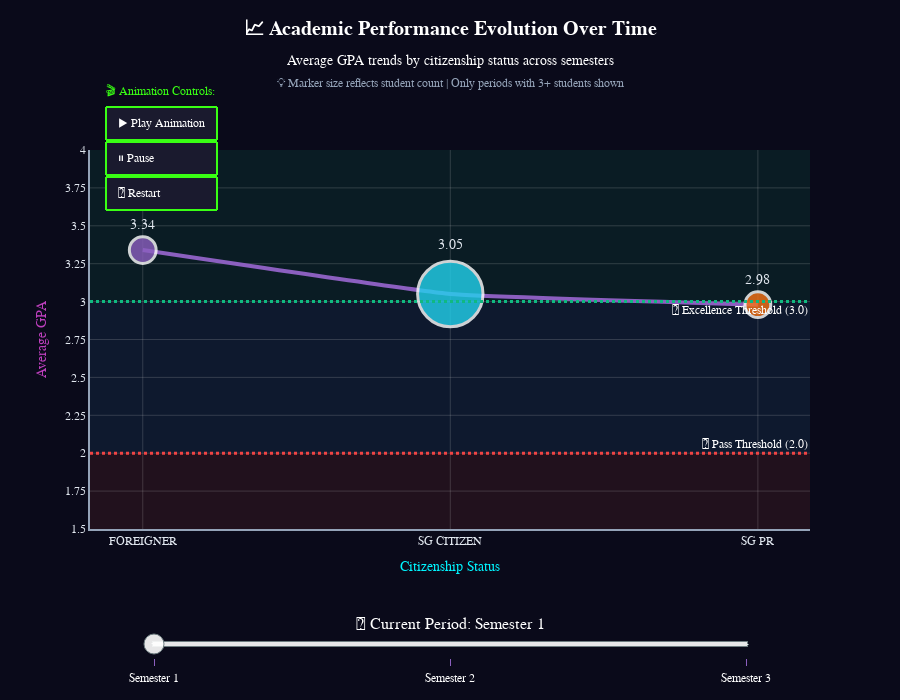

Notebook code cell kept with this figure:
### Code cell
# === CHART 4: ANIMATED GPA TRENDS OVER TIME ===
print("🎨 Creating Chart 4: Animated GPA Performance Trends...")

# Use the existing period_data which has semester GPA information
gpa_trends = period_data.groupby(['PERIOD', 'CITIZENSHIP'], as_index=False).agg({
    'GPA': ['mean', 'count']
}).round(2)

# Flatten column names
gpa_trends.columns = ['PERIOD', 'CITIZENSHIP', 'AVG_GPA', 'STUDENT_COUNT']

# Filter out periods/citizenship combinations with very few students (less than 3)
gpa_trends = gpa_trends[gpa_trends['STUDENT_COUNT'] >= 3]

# Get unique periods and citizenship types for consistent animation
periods = sorted(gpa_trends['PERIOD'].unique())
citizenship_types = sorted(gpa_trends['CITIZENSHIP'].unique())

# Create frames for animation with enhanced visuals
frames = []
for period in periods:
    period_frame = gpa_trends[gpa_trends['PERIOD'] == period]
    
    if len(period_frame) > 0:  # Only create frame if data exists
        frames.append(
            go.Frame(
                data=[
                    go.Scatter(
                        x=period_frame['CITIZENSHIP'],
                        y=period_frame['AVG_GPA'],
                        mode='markers+lines+text',
                        marker=dict(
                            size=[20 + (count/5) for count in period_frame['STUDENT_COUNT']],  # Size based on student count
                            color=citizenship_colors[:len(period_frame)],
                            line=dict(width=3, color='white'),
                            opacity=0.8,
                            symbol='circle'
                        ),
                        line=dict(
                            width=4, 
                            color=COLORS['primary'],
                            shape='spline',  # Smooth curved lines
                            smoothing=0.3
                        ),
                        text=[f"{gpa:.2f}" for gpa in period_frame['AVG_GPA']],
                        textposition='top center',
                        textfont=dict(size=14, color=COLORS['text'], family='Arial Black'),
                        hovertemplate='<b>%{x}</b><br>' +
                                    'Average GPA: %{y:.2f}<br>' +
                                    'Students: %{customdata}<br>' +
                                    'Period: ' + period + '<extra></extra>',
                        customdata=period_frame['STUDENT_COUNT'],
                        name=period,
                        connectgaps=True
                    )
                ],
                name=period
            )
        )

# Create initial frame with better styling
if len(periods) > 0:
    initial_period_data = gpa_trends[gpa_trends['PERIOD'] == periods[0]]
    
    fig4 = go.Figure(
        data=[
            go.Scatter(
                x=initial_period_data['CITIZENSHIP'],
                y=initial_period_data['AVG_GPA'],
                mode='markers+lines+text',
                marker=dict(
                    size=[20 + (count/5) for count in initial_period_data['STUDENT_COUNT']],
                    color=citizenship_colors[:len(initial_period_data)],
                    line=dict(width=3, color='white'),
                    opacity=0.8,
                    symbol='circle'
                ),
                line=dict(
                    width=4, 
                    color=COLORS['primary'],
                    shape='spline',
                    smoothing=0.3
                ),
                text=[f"{gpa:.2f}" for gpa in initial_period_data['AVG_GPA']],
                textposition='top center',
                textfont=dict(size=14, color=COLORS['text'], family='Arial Black'),
                hovertemplate='<b>%{x}</b><br>' +
                            'Average GPA: %{y:.2f}<br>' +
                            'Students: %{customdata}<br>' +
                            'Period: ' + periods[0] + '<extra></extra>',
                customdata=initial_period_data['STUDENT_COUNT'],
                name=periods[0],
                connectgaps=True
            )
        ],
        frames=frames
    )

    # Enhanced layout with dashboard theme
    fig4.update_layout(
        title=dict(
            text='<b>📈 Academic Performance Evolution Over Time</b><br>' +
                 '<sub>Average GPA trends by citizenship status across semesters</sub><br>' +
                 '<span style="font-size:12px; color:' + COLORS['text_dim'] + ';">💡 Marker size reflects student count | Only periods with 3+ students shown</span>',
            font=dict(size=20, family='Orbitron, monospace', color=COLORS['light']),
            x=0.5,
            y=0.95
        ),
        xaxis=dict(
            title=dict(text='Citizenship Status', font=dict(size=14, family='Orbitron, monospace', color=COLORS['neon_blue'])),
            gridcolor='rgba(200,200,200,0.2)',
            gridwidth=1,
            showline=True,
            linewidth=2,
            linecolor=COLORS['text_dim'],
            tickfont=dict(size=12, family='Orbitron, monospace', color=COLORS['text'])
        ),
        yaxis=dict(
            title=dict(text='Average GPA', font=dict(size=14, family='Orbitron, monospace', color=COLORS['neon_purple'])),
            range=[1.5, 4.0], 
            gridcolor='rgba(200,200,200,0.2)', 
            gridwidth=1,
            tickmode='linear',
            tick0=1.5,
            dtick=0.25,
            showline=True,
            linewidth=2,
            linecolor=COLORS['text_dim'],
            tickfont=dict(size=12, family='Orbitron, monospace', color=COLORS['text'])
        ),
        font=dict(family='Orbitron, monospace', size=12, color=COLORS['light']),
        paper_bgcolor=COLORS['dark_bg'],
        plot_bgcolor='rgba(0,0,0,0)',
        height=700,
        margin=dict(t=150, l=90, r=90, b=80),
        showlegend=False,
        
        # Enhanced animation controls with dashboard theme
        updatemenus=[
            dict(
                type='buttons',
                showactive=False,
                x=0.02,
                xanchor='left',
                y=1.12,
                yanchor='top',
                bgcolor=COLORS['card_bg'],
                bordercolor=COLORS['neon_green'],
                borderwidth=2,
                font=dict(color=COLORS['light']),
                buttons=[
                    dict(
                        label='▶️ Play Animation',
                        method='animate',
                        args=[None, dict(
                            frame=dict(duration=1200, redraw=True), 
                            fromcurrent=True,
                            transition=dict(duration=400, easing='cubic-in-out')
                        )]
                    ),
                    dict(
                        label='⏸️ Pause',
                        method='animate',
                        args=[[None], dict(
                            frame=dict(duration=0, redraw=False), 
                            mode='immediate'
                        )]
                    ),
                    dict(
                        label='🔄 Restart',
                        method='animate',
                        args=[None, dict(
                            frame=dict(duration=1200, redraw=True), 
                            fromcurrent=False,
                            transition=dict(duration=400, easing='cubic-in-out')
                        )]
                    )
                ]
            )
        ],
        
        # Add filter label annotation
        annotations=[
            dict(
                text="🎬 Animation Controls:",
                x=0.02, y=1.18,
                xref="paper", yref="paper",
                showarrow=False,
                font=dict(size=12, family='Orbitron, monospace', color=COLORS['neon_green'])
            )
        ],
        
        # Enhanced slider with better styling
        sliders=[
            dict(
                active=0,
                yanchor='top',
                xanchor='left',
                currentvalue=dict(
                    font=dict(size=16, family='Arial Black'), 
                    prefix='📅 Current Period: ', 
                    visible=True, 
                    xanchor='center'
                ),
                transition=dict(duration=400, easing='cubic-in-out'),
                pad=dict(b=10, t=60),
                len=0.85,
                x=0.075,
                y=-0.05,
                bgcolor='rgba(255,255,255,0.9)',
                bordercolor=COLORS['neutral'],
                borderwidth=1,
                tickcolor=COLORS['primary'],
                steps=[
                    dict(
                        args=[[period], dict(
                            frame=dict(duration=400, redraw=True), 
                            mode='immediate',
                            transition=dict(duration=400, easing='cubic-in-out')
                        )],
                        label=period,
                        method='animate',
                        value=period
                    ) for period in periods
                ]
            )
        ]
    )

    # Add enhanced reference lines with dashboard colors
    fig4.add_hline(
        y=2.0, 
        line_dash="dot", 
        line_color=COLORS['danger'], 
        line_width=3,
        annotation_text="🎯 Pass Threshold (2.0)",
        annotation_position="top right"
    )

    fig4.add_hline(
        y=3.0, 
        line_dash="dot", 
        line_color=COLORS['success'], 
        line_width=3,
        annotation_text="🌟 Excellence Threshold (3.0)",
        annotation_position="bottom right"
    )

    # Add subtle gradient effect with shapes using dashboard colors
    fig4.add_shape(
        type="rect",
        xref="paper", yref="y",
        x0=0, y0=3.0, x1=1, y1=4.0,
        fillcolor=f"rgba({int(COLORS['success'][1:3], 16)}, {int(COLORS['success'][3:5], 16)}, {int(COLORS['success'][5:7], 16)}, 0.1)",
        layer="below",
        line_width=0,
    )
    
    fig4.add_shape(
        type="rect",
        xref="paper", yref="y",
        x0=0, y0=2.0, x1=1, y1=3.0,
        fillcolor="rgba(52, 152, 219, 0.1)",
        layer="below",
        line_width=0,
    )
    
    fig4.add_shape(
        type="rect",
        xref="paper", yref="y",
        x0=0, y0=1.5, x1=1, y1=2.0,
        fillcolor="rgba(231, 76, 60, 0.1)",
        layer="below",
        line_width=0,
    )

    fig4.show()
    print("✅ Chart 4 completed!")
else:
    print("⚠️ No sufficient data for GPA trends animation")

### Figure 1 — Plotly figure (JSON) as saved in the notebook; plotly's stock layout.template omitted (floating-point values rounded to 4 significant figures)
{"data": [{"connectgaps": true, "customdata": [34, 227, 29], "hovertemplate": "<b>%{x}</b><br>Average GPA: %{y:.2f}<br>Students: %{customdata}<br>Period: Semester 1<extra></extra>", "line": {"color": "#8B5FBF", "shape": "spline", "smoothing": 0.3, "width": 4}, "marker": {"color": ["#8B5FBF", "#22D3EE", "#F97316"], "line": {"color": "white", "width": 3}, "opacity": 0.8, "size": [26.8, 65.4, 25.8], "symbol": "circle"}, "mode": "markers+lines+text", "name": "Semester 1", "text": ["3.34", "3.05", "2.98"], "textfont": {"color": "#E2E8F0", "family": "Arial Black", "size": 14}, "textposition": "top center", "type": "scatter", "x": ["FOREIGNER", "SG CITIZEN", "SG PR"], "y": [3.34, 3.05, 2.98]}], "layout": {"annotations": [{"font": {"color": "#39FF14", "family": "Orbitron, monospace", "size": 12}, "showarrow": false, "text": "🎬 Animation Controls:", "x": 0.02, "xref": "paper", "y": 1.18, "yref": "paper"}, {"showarrow": false, "text": "🎯 Pass Threshold (2.0)", "x": 1, "xanchor": "right", "xref": "x domain", "y": 2, "yanchor": "bottom", "yref": "y"}, {"showarrow": false, "text": "🌟 Excellence Threshold (3.0)", "x": 1, "xanchor": "right", "xref": "x domain", "y": 3, "yanchor": "top", "yref": "y"}], "font": {"color": "#FFFFFF", "family": "Orbitron, monospace", "size": 12}, "height": 700, "margin": {"b": 80, "l": 90, "r": 90, "t": 150}, "paper_bgcolor": "#0A0A1A", "plot_bgcolor": "rgba(0,0,0,0)", "shapes": [{"line": {"color": "#EF4444", "dash": "dot", "width": 3}, "type": "line", "x0": 0, "x1": 1, "xref": "x domain", "y0": 2, "y1": 2, "yref": "y"}, {"line": {"color": "#10B981", "dash": "dot", "width": 3}, "type": "line", "x0": 0, "x1": 1, "xref": "x domain", "y0": 3, "y1": 3, "yref": "y"}, {"fillcolor": "rgba(16, 185, 129, 0.1)", "layer": "below", "line": {"width": 0}, "type": "rect", "x0": 0, "x1": 1, "xref": "paper", "y0": 3, "y1": 4, "yref": "y"}, {"fillcolor": "rgba(52, 152, 219, 0.1)", "layer": "below", "line": {"width": 0}, "type": "rect", "x0": 0, "x1": 1, "xref": "paper", "y0": 2, "y1": 3, "yref": "y"}, {"fillcolor": "rgba(231, 76, 60, 0.1)", "layer": "below", "line": {"width": 0}, "type": "rect", "x0": 0, "x1": 1, "xref": "paper", "y0": 1.5, "y1": 2, "yref": "y"}], "showlegend": false, "sliders": [{"active": 0, "bgcolor": "rgba(255,255,255,0.9)", "bordercolor": "#6C7B7F", "borderwidth": 1, "currentvalue": {"font": {"family": "Arial Black", "size": 16}, "prefix": "📅 Current Period: ", "visible": true, "xanchor": "center"}, "len": 0.85, "pad": {"b": 10, "t": 60}, "steps": [{"args": [["Semester 1"], {"frame": {"duration": 400, "redraw": true}, "mode": "immediate", "transition": {"duration": 400, "easing": "cubic-in-out"}}], "label": "Semester 1", "method": "animate", "value": "Semester 1"}, {"args": [["Semester 2"], {"frame": {"duration": 400, "redraw": true}, "mode": "immediate", "transition": {"duration": 400, "easing": "cubic-in-out"}}], "label": "Semester 2", "method": "animate", "value": "Semester 2"}, {"args": [["Semester 3"], {"frame": {"duration": 400, "redraw": true}, "mode": "immediate", "transition": {"duration": 400, "easing": "cubic-in-out"}}], "label": "Semester 3", "method": "animate", "value": "Semester 3"}], "tickcolor": "#8B5FBF", "transition": {"duration": 400, "easing": "cubic-in-out"}, "x": 0.075, "xanchor": "left", "y": -0.05, "yanchor": "top"}], "title": {"font": {"color": "#FFFFFF", "family": "Orbitron, monospace", "size": 20}, "text": "<b>📈 Academic Performance Evolution Over Time</b><br><sub>Average GPA trends by citizenship status across semesters</sub><br><span style=\"font-size:12px; color:#94A3B8;\">💡 Marker size reflects student count | Only periods with 3+ students shown</span>", "x": 0.5, "y": 0.95}, "updatemenus": [{"bgcolor": "#1A1A2E", "bordercolor": "#39FF14", "borderwidth": 2, "buttons": [{"args": [null, {"frame": {"duration": 1200, "redraw": true}, "fromcurrent": true, "transition": {"duration": 400, "easing": "cubic-in-out"}}], "label": "▶️ Play Animation", "method": "animate"}, {"args": [[null], {"frame": {"duration": 0, "redraw": false}, "mode": "immediate"}], "label": "⏸️ Pause", "method": "animate"}, {"args": [null, {"frame": {"duration": 1200, "redraw": true}, "fromcurrent": false, "transition": {"duration": 400, "easing": "cubic-in-out"}}], "label": "🔄 Restart", "method": "animate"}], "font": {"color": "#FFFFFF"}, "showactive": false, "type": "buttons", "x": 0.02, "xanchor": "left", "y": 1.12, "yanchor": "top"}], "xaxis": {"gridcolor": "rgba(200,200,200,0.2)", "gridwidth": 1, "linecolor": "#94A3B8", "linewidth": 2, "showline": true, "tickfont": {"color": "#E2E8F0", "family": "Orbitron, monospace", "size": 12}, "title": {"font": {"color": "#00F5FF", "family": "Orbitron, monospace", "size": 14}, "text": "Citizenship Status"}}, "yaxis": {"dtick": 0.25, "gridcolor": "rgba(200,200,200,0.2)", "gridwidth": 1, "linecolor": "#94A3B8", "linewidth": 2, "range": [1.5, 4], "showline": true, "tick0": 1.5, "tickfont": {"color": "#E2E8F0", "family": "Orbitron, monospace", "size": 12}, "tickmode": "linear", "title": {"font": {"color": "#BF40BF", "family": "Orbitron, monospace", "size": 14}, "text": "Average GPA"}}}}
